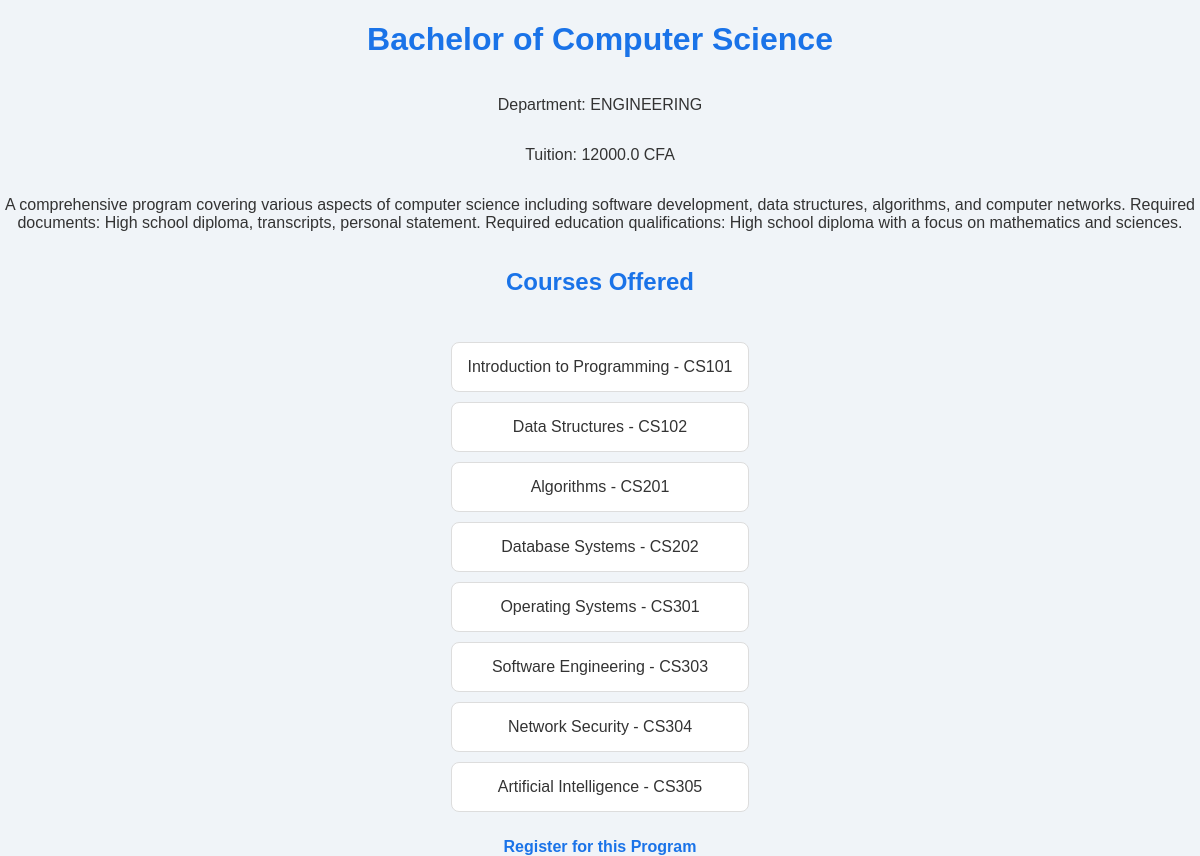
The app's page /program/1 with its own data.
### models.py (models this page shows)
class Program(db.Model):
    __tablename__ = 'program'
    id = db.Column(db.Integer, primary_key=True)
    name = db.Column(db.String(50), nullable=False)
    department = db.Column(db.String(50), nullable=False)
    tuition = db.Column(db.Float, nullable=False)
    description = db.Column(db.Text, nullable=False)
    registrations = db.relationship('Registration', backref='program', lazy=True)
    program_courses = db.relationship('ProgramCourse', backref='program', lazy=True)
    created_at = db.Column(db.DateTime, default=datetime.now())
    updated_at = db.Column(db.DateTime, default=datetime.now(), onupdate=datetime.now())

class Course(db.Model):
    __tablename__ = 'course'
    id = db.Column(db.Integer, primary_key=True)
    name = db.Column(db.String(50), nullable=False)
    course_code = db.Column(db.String(50), nullable=False, unique=True)
    description = db.Column(db.Text, nullable=False)
    program_courses = db.relationship('ProgramCourse', backref='course', lazy=True)
    created_at = db.Column(db.DateTime, default=datetime.now())
    updated_at = db.Column(db.DateTime, default=datetime.now(), onupdate=datetime.now())

### blueprints/main.py (the view)
@bp.route('/program/<int:program_id>')
def program_detail(program_id):
    program = Program.query.get_or_404(program_id)
    courses = [pc.course for pc in program.program_courses]
    return render_template('program_detail.html', program=program, courses=courses)

### templates/program_detail.html (shortened to what this page needs)
<!DOCTYPE html>
<html lang="en">
<head>
    <link rel="stylesheet" type="text/css" href="{{ url_for('static', filename='styles.css') }}">
</head>
<body>
    <h1>{{ program.name }}</h1>
    <p>Department: {{ program.department }}</p>
    <p>Tuition: {{ program.tuition }} CFA</p>
    <p>{{ program.description }}</p>
    <h2>Courses Offered</h2>
    <ul>
        {% for course in courses %}
        <li>{{ course.name }} - {{ course.course_code }}</li>
        {% endfor %}
    </ul>
    <a href="{{ url_for('main.register_program', program_id=program.id) }}">Register for this Program</a>
</body>
</html>

### static/styles.css (style rules this page uses)
body { font-family: Arial, sans-serif; background-color: #f0f4f8; color: #333; margin: 0; padding: 0; display: flex; flex-direction: column; justify-content: center; align-items: center; min-height: 100vh; }
h1, h2 { color: #1a73e8; text-align: center; }
p { text-align: center; }
a { color: #1a73e8; text-decoration: none; font-weight: bold; }
ul { list-style: none; padding: 0; text-align: center; }
ul li { background-color: #ffffff; border: 1px solid #ddd; border-radius: 8px; margin: 10px 0; padding: 15px; }

### records on screen
Program: name "Bachelor of Computer Science", department "ENGINEERING", tuition "12000.0", description "A comprehensive program covering various aspects of computer science including software development, data structures, algorithms, and computer networks. Required documents: High school diploma, transcripts, personal statement. Required education qualifications: High school diploma with a focus on mathematics and sciences."
Course: name "Introduction to Programming", course_code "CS101"
Course: name "Data Structures", course_code "CS102"
Course: name "Algorithms", course_code "CS201"
Course: name "Database Systems", course_code "CS202"
Course: name "Operating Systems", course_code "CS301"
Course: name "Software Engineering", course_code "CS303"
Course: name "Network Security", course_code "CS304"
Course: name "Artificial Intelligence", course_code "CS305"
